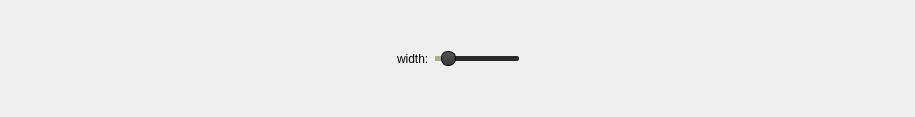
<?xml version="1.0" encoding="UTF-8"?>
<ui version="4.0">
 <class>PencilProps</class>
 <widget class="QWidget" name="PencilProps">
  <property name="geometry">
   <rect>
    <x>0</x>
    <y>0</y>
    <width>915</width>
    <height>117</height>
   </rect>
  </property>
  <property name="sizePolicy">
   <sizepolicy hsizetype="Expanding" vsizetype="Expanding">
    <horstretch>0</horstretch>
    <verstretch>0</verstretch>
   </sizepolicy>
  </property>
  <property name="windowTitle">
   <string>Form</string>
  </property>
  <layout class="QHBoxLayout" name="horizontalLayout">
   <item>
    <spacer name="horizontalSpacer_2">
     <property name="orientation">
      <enum>Qt::Horizontal</enum>
     </property>
     <property name="sizeType">
      <enum>QSizePolicy::Expanding</enum>
     </property>
     <property name="sizeHint" stdset="0">
      <size>
       <width>40</width>
       <height>20</height>
      </size>
     </property>
    </spacer>
   </item>
   <item>
    <widget class="QLabel" name="widthLabel">
     <property name="sizePolicy">
      <sizepolicy hsizetype="Preferred" vsizetype="Preferred">
       <horstretch>0</horstretch>
       <verstretch>0</verstretch>
      </sizepolicy>
     </property>
     <property name="styleSheet">
      <string notr="true"/>
     </property>
     <property name="text">
      <string>width:</string>
     </property>
     <property name="textFormat">
      <enum>Qt::AutoText</enum>
     </property>
    </widget>
   </item>
   <item>
    <widget class="QSlider" name="widthSlider">
     <property name="sizePolicy">
      <sizepolicy hsizetype="Fixed" vsizetype="Expanding">
       <horstretch>0</horstretch>
       <verstretch>0</verstretch>
      </sizepolicy>
     </property>
     <property name="minimumSize">
      <size>
       <width>0</width>
       <height>0</height>
      </size>
     </property>
     <property name="maximumSize">
      <size>
       <width>16777215</width>
       <height>16777215</height>
      </size>
     </property>
     <property name="cursor">
      <cursorShape>PointingHandCursor</cursorShape>
     </property>
     <property name="styleSheet">
      <string notr="true">QSlider::groove {
    height: 5px;
	background: #2a2a2a;
	border-radius: 2px;
}

QSlider::handle{
    background: qlineargradient(x1:0, y1:0, x2:0, y2:1, stop:0 #555, stop:1 #383838);;
	width: 13px;
    margin: -5px 0;     
	border: 1px solid black;
	border-radius: 7px;
}

QSlider::sub-page {
	background: #aeb08d;
	border-radius: 2px;
}</string>
     </property>
     <property name="minimum">
      <number>1</number>
     </property>
     <property name="maximum">
      <number>50</number>
     </property>
     <property name="value">
      <number>5</number>
     </property>
     <property name="orientation">
      <enum>Qt::Horizontal</enum>
     </property>
     <property name="invertedAppearance">
      <bool>false</bool>
     </property>
     <property name="invertedControls">
      <bool>false</bool>
     </property>
    </widget>
   </item>
   <item>
    <spacer name="horizontalSpacer">
     <property name="orientation">
      <enum>Qt::Horizontal</enum>
     </property>
     <property name="sizeType">
      <enum>QSizePolicy::Expanding</enum>
     </property>
     <property name="sizeHint" stdset="0">
      <size>
       <width>40</width>
       <height>20</height>
      </size>
     </property>
    </spacer>
   </item>
  </layout>
 </widget>
 <resources/>
 <connections>
  <connection>
   <sender>widthSlider</sender>
   <signal>valueChanged(int)</signal>
   <receiver>PencilProps</receiver>
   <slot>onWidthSliderChanged(int)</slot>
   <hints>
    <hint type="sourcelabel">
     <x>499</x>
     <y>70</y>
    </hint>
    <hint type="destinationlabel">
     <x>614</x>
     <y>92</y>
    </hint>
   </hints>
  </connection>
 </connections>
 <slots>
  <slot>onWidthSliderChanged(int)</slot>
 </slots>
</ui>
